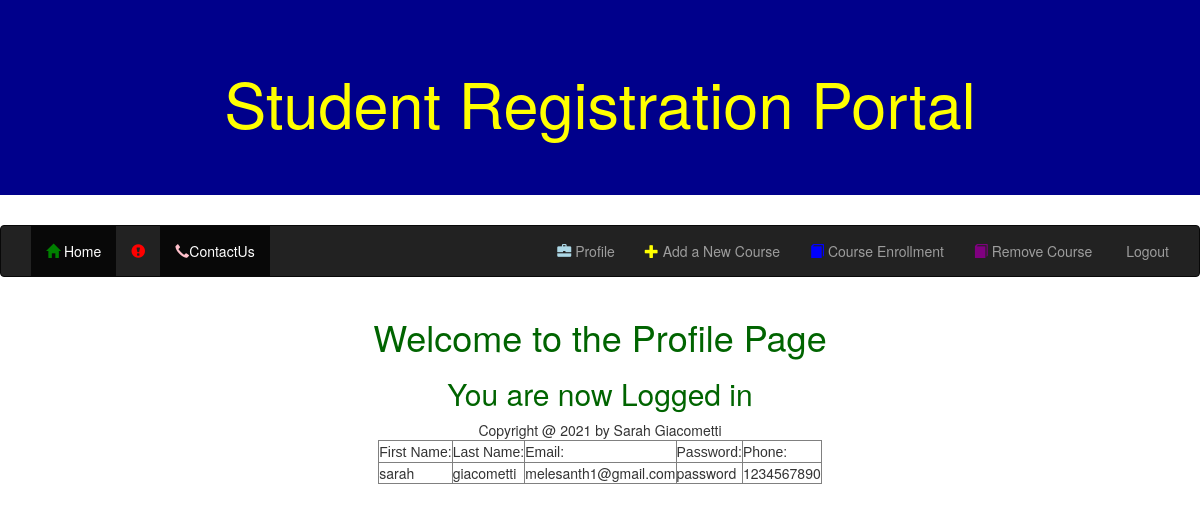
The app's page /profile.php (signed in) with its own data.
### tables this page shows
CREATE TABLE `tbluser` (
  `ID` int(6) NOT NULL,
  `email` varchar(50) NOT NULL,
  `password` text NOT NULL,
  `firstName` text NOT NULL,
  `lastName` text NOT NULL,
  `address` varchar(50) NOT NULL,
  `phone` varchar(12) NOT NULL,
  `salary` int(7) NOT NULL,
  `ssn` varchar(11) NOT NULL
);

### profile.php (the view, shortened to what this page needs)
<!DOCTYPE html>
<html lang="en">
<head>
	<link rel="stylesheet" href="http://maxcdn.bootstrapcdn.com/bootstrap/3.3.7/css/bootstrap.min.css">
</head>
<body>
<?php include 'master.php';?>
	<div class="container text-center" style="color:darkgreen">
	<h1>Welcome to the Profile Page</h1>
	<h2> You are now Logged in</h2>
	</div>
<?php require('config.php');?>
<?php
echo '<table align = "center" border = "1" cellspacing="2" cellpadding = "2">
		<tr>
			<td><font face = "Arial">First Name: </font> </td>
			<td><font face = "Arial">Last Name: </font> </td>
			<td><font face = "Arial">Email: </font> </td>
			<td><font face = "Arial">Password: </font> </td>
			<td><font face = "Arial">Phone: </font> </td>
			</tr>';
$sql = "SELECT * FROM tbluser WHERE email = '".$_SESSION['login_user']."'";
$result=$con->query($sql);
if($result->num_rows > 0)
{
		while($row=$result->fetch_assoc())
		{
			$firstName = $row["firstName"];
			$lastName = $row["lastName"];
			$email = $row["email"];
			$password = $row["password"];
			$phone = $row["phone"];
			echo '<tr>
				<td>'.$firstName.'</td>
				<td>'.$lastName.'</td>
				<td>'.$email.'</td>
				<td>'.$password.'</td>
				<td>'.$phone.'</td>
				</tr>';
		}
}
	else
	{
		echo "0 results";
	}
?>
<?php include 'footer.php';?>
</body>
</html>

### records on screen
tbluser: firstName "sarah", lastName "giacometti", email "melesanth1@gmail.com", password "password", phone "1234567890"
